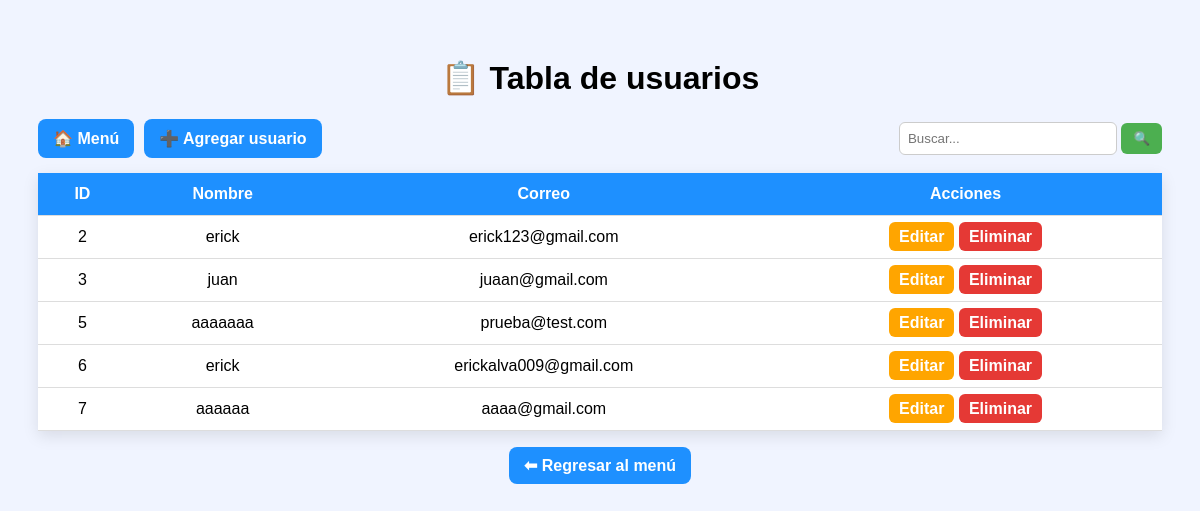
/tabla (signed in), run on the app's committed database.
### tables this page shows
CREATE TABLE users (
        id INTEGER PRIMARY KEY AUTOINCREMENT,
        nombre TEXT NOT NULL,
        correo TEXT UNIQUE NOT NULL,
        password TEXT NOT NULL
    );

### app.py (the view)
@app.route("/tabla")
def tabla():
    if "user" not in session:
        return redirect("/")
    conn = sqlite3.connect("database.db")
    cursor = conn.cursor()
    cursor.execute("SELECT id, nombre, correo FROM users")
    usuarios = cursor.fetchall()
    conn.close()
    return render_template("tabla.html", usuarios=usuarios)

### templates/tabla.html (shortened to what this page needs)
<!DOCTYPE html>
<html lang="es">
<head>
</head>
<body>
<h1>📋 Tabla de usuarios</h1>
<div class="top-bar">
    <div class="botones-izq">
        <a href="/inicio" class="menu">🏠 Menú</a>
        <a href="/insertar">➕ Agregar usuario</a>
    </div>
    <form action="/buscar" method="get">
        <input type="text" name="q" placeholder="Buscar..." value="{{ q or '' }}">
        <button type="submit">🔍</button>
    </form>
</div>
<table>
    <tr>
        <th>ID</th>
        <th>Nombre</th>
        <th>Correo</th>
        <th>Acciones</th>
    </tr>
    {% for u in usuarios %}
    <tr>
        <td>{{ u[0] }}</td>
        <td>{{ u[1] }}</td>
        <td>{{ u[2] }}</td>
        <td>
            <a href="/editar/{{ u[0] }}" class="editar">Editar</a>
            <a href="/eliminar/{{ u[0] }}" class="eliminar"
               onclick="return confirm('¿Eliminar usuario?')">Eliminar</a>
        </td>
    </tr>
    {% endfor %}
</table>
<div class="footer-menu">
    <a href="/inicio" class="btn-menu">⬅ Regresar al menú</a>
</div>
</body>
</html>

### templates/tabla.html (style rules this page uses)
body { font-family: Arial, sans-serif; background: #f0f4ff; padding: 30px; }
h1 { text-align: center; }
.top-bar { display: flex; justify-content: space-between; align-items: center; margin-bottom: 15px; gap: 10px; }
.botones-izq { display: flex; gap: 10px; }
.top-bar a, .btn-menu { padding: 10px 15px; background: #1e90ff; color: white; text-decoration: none; border-radius: 8px; font-weight: bold; }
.menu { background: #6a5acd; }
form input { padding: 8px; width: 200px; border-radius: 6px; border: 1px solid #ccc; }
form button { padding: 8px 12px; border: none; border-radius: 6px; background: #4caf50; color: white; cursor: pointer; font-weight: bold; }
table { width: 100%; border-collapse: collapse; background: white; box-shadow: 0 5px 15px rgba(0,0,0,0.1); }
th, td { padding: 12px; text-align: center; border-bottom: 1px solid #ddd; }
th { background: #1e90ff; color: white; }
.editar { background: #ffa500; color: white; padding: 6px 10px; border-radius: 6px; text-decoration: none; font-weight: bold; }
.eliminar { background: #e53935; color: white; padding: 6px 10px; border-radius: 6px; text-decoration: none; font-weight: bold; }
.footer-menu { margin-top: 25px; text-align: center; }

### data on the page
users: id "2", nombre "erick", correo "erick123@gmail.com"
users: id "3", nombre "juan", correo "juaan@gmail.com"
users: id "5", nombre "aaaaaaa", correo "prueba@test.com"
users: id "6", nombre "erick", correo "erickalva009@gmail.com"
users: id "7", nombre "aaaaaa", correo "aaaa@gmail.com"
